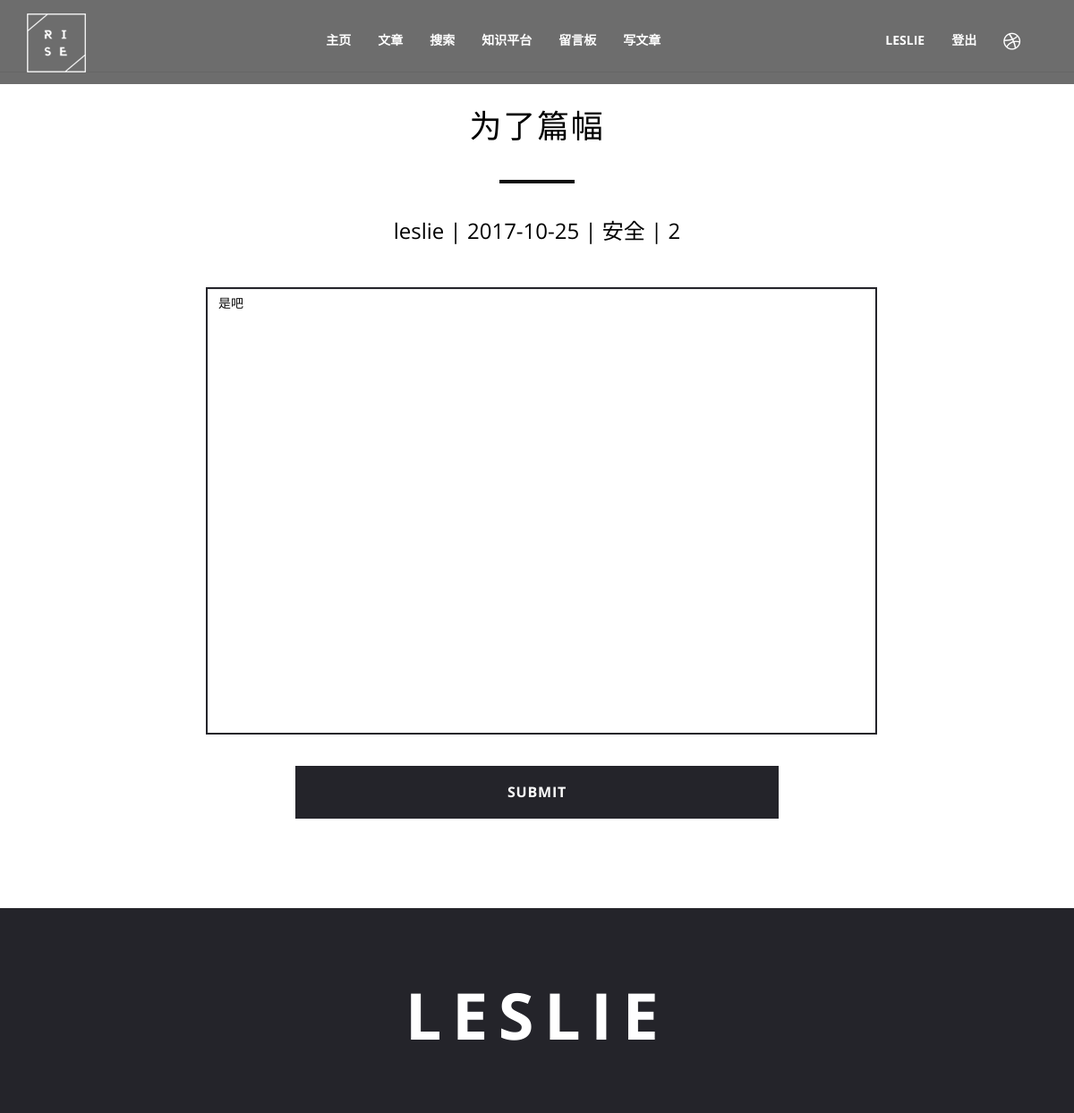
/edit_post/6/ (signed in), run on an earlier commit of the app's database.
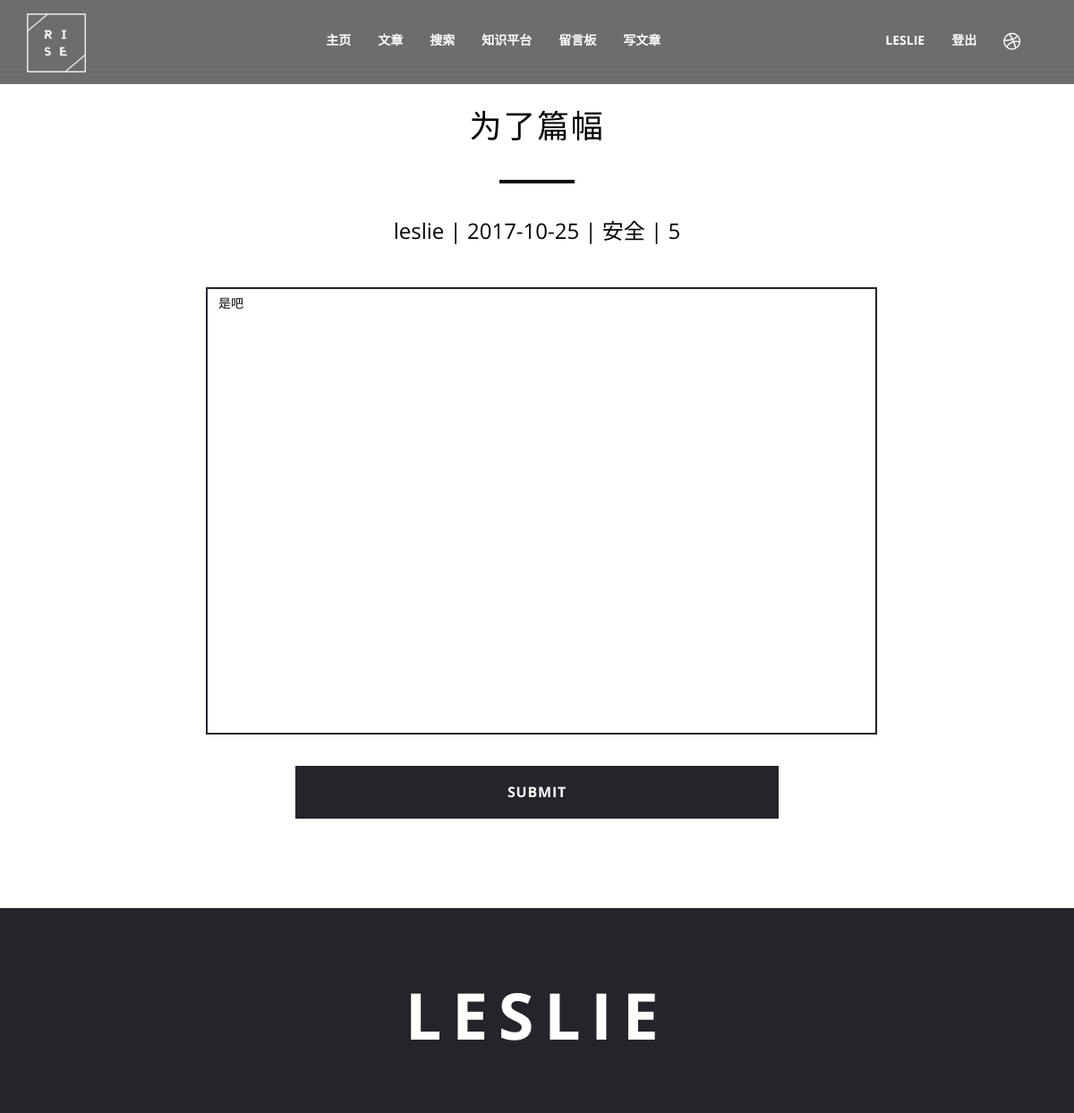
And on a later commit of the database.
### blog/models.py (models this page shows, shortened)
class Post(models.Model):
    title = models.CharField(max_length=70)
    body = models.TextField()
    created_time = models.DateTimeField(default=datetime.utcnow())
    modified_time = models.DateTimeField()
    views = models.PositiveIntegerField(default=0)
    category = models.ForeignKey(Category)
    author = models.ForeignKey(User)
    class Meta:
        ordering = ['-created_time']

class Category(models.Model):
    name = models.CharField(max_length=100)
    def __str__(self):
        return self.name

### blog/views.py (the view)
# urls.py: url(r'^edit_post/(?P<pk>[0-9]+)/$', views.edit, name='edit'),
@login_required(login_url='/')
@permission_required('Can_add_post', raise_exception=True)
def edit(request, pk):
    post = Post.objects.get(id=pk)
    if request.method == 'POST':
        body = request.POST['body']
        post.body = body
        post.save()
        return HttpResponseRedirect(reverse('blog:detail', kwargs={'pk': pk}))
    else:
        return render(request, 'blog/edit_post.html', context={'post': post})

### blog/templates/blog/edit_post.html (shortened to what this page needs)
{% extends 'base.html' %}
{% block page_content %}
<section id="contactt">
    <hr class="Light-sep">
        <div class="container">
            <h2>{{ post.title }}</h2>
            <hr class="sep">
            <h4>{{ post.author }} | {{ post.created_time|date:"Y-m-d "  }} | {{ post.category }} | {{ post.views }}</h4>
            <div class="col-md-6 col-md-offset-3 wow fadeInUp" data-wow-delay=".3s">
                <form method='POST'>
                    <div style="margin-left:-100px;" class="form-group">
                        <textarea class="form-control" name="body">{{ post.body }}{{ message }}</textarea>
                    </div>
                    <input type="submit" class="btn-block">
                </form>
            </div>
        </div>
    </section>
{% endblock %}

What changed in the data, as far as the page shows it:
changed Post "为了篇幅": views "2" → "5"
